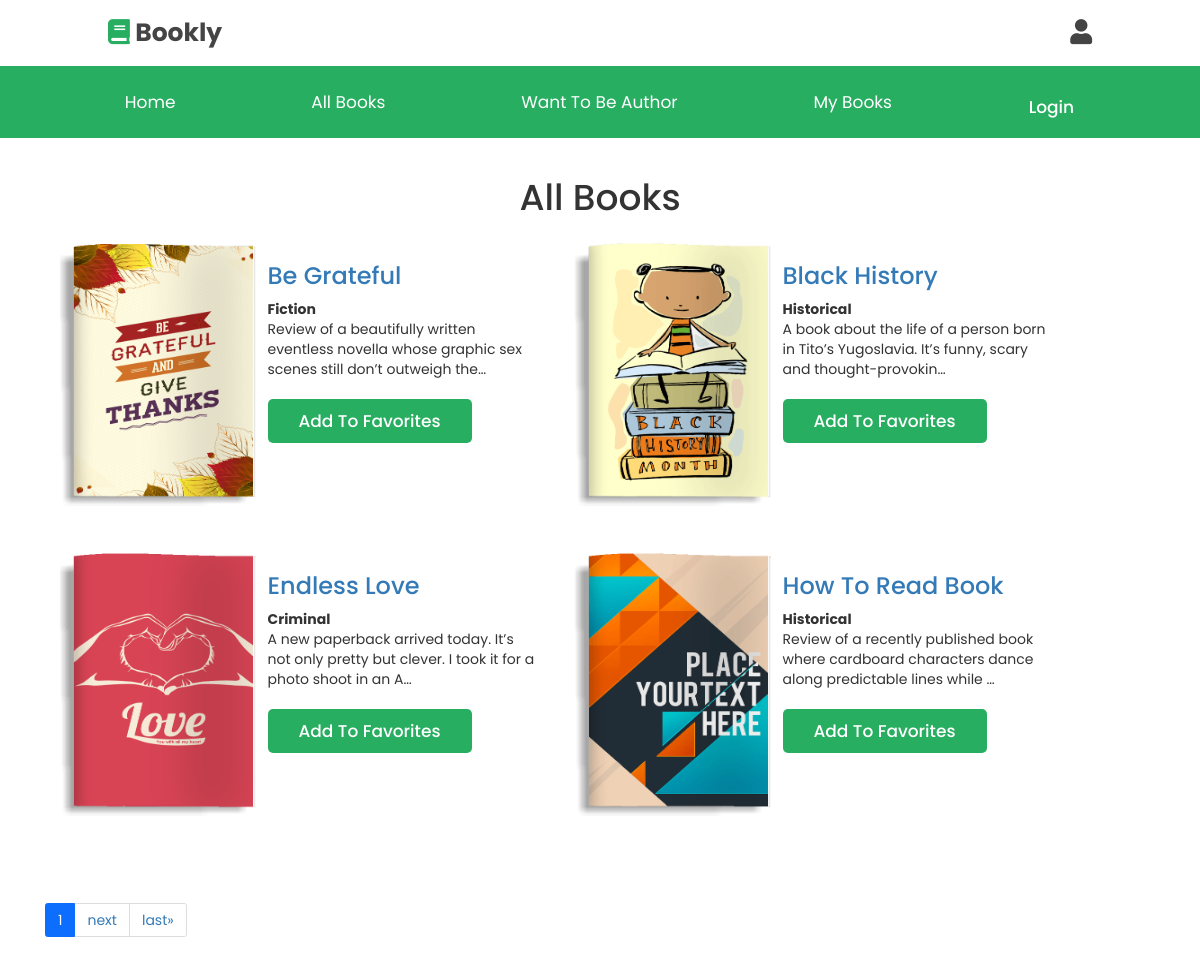
The page /books/ on the database as committed earlier.
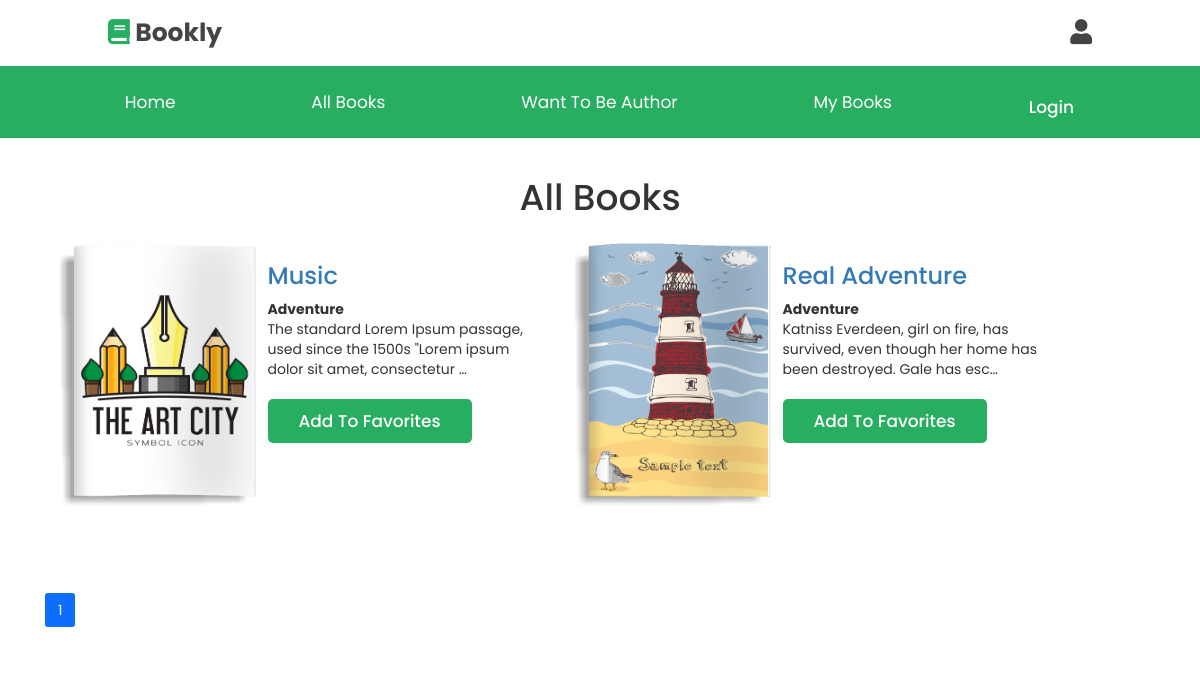
The same page on the database as committed later.
### main_app/models.py (models this page shows, shortened)
class Book(models.Model):
    category = models.ForeignKey(Category, on_delete=models.CASCADE, related_name="books")
    name = models.CharField(max_length=50, unique=True)
    author = models.CharField(max_length=50)
    description = models.TextField()
    cover = models.ImageField(upload_to="images/")
    price = models.DecimalField(max_digits=6, decimal_places=2)
    discount_price = models.DecimalField(max_digits=6, decimal_places=2, null=True, blank=True)
    slug = models.SlugField(max_length=250, unique=True)
    is_active = models.BooleanField(default=True)
    is_new = models.BooleanField(default=False)
    created_at = models.DateTimeField(default=timezone.now)

class Category(models.Model):
    title = models.CharField(max_length=25)
    slug = models.SlugField(max_length=150, unique=True)
    class Meta:
        ordering = ["title"]
        verbose_name = "category"
        verbose_name_plural = "categories"

### main_app/views.py (the view)
# urls.py: path("books/", views.BooksView.as_view(), name="list"),
class BooksView(View):
    def get(self, request):
        books = Book.objects.all().order_by('slug')
        search_query = request.GET.get('q', '')
        if search_query:
            books = books.filter(
                Q(name__icontains=search_query) |
                Q(category__title__icontains=search_query)
                ).distinct()
        page_size = request.GET.get('page_size', 4)
        paginator = Paginator(books, page_size)
        page_num = request.GET.get('page', 1)
        page_obj = paginator.get_page(page_num)
        return render(request,"book/list.html",{"page_obj": page_obj, "search_query": search_query})

### main_app/templates/book/list.html (shortened to what this page needs)
{% extends "base.html" %}
{% block content %}
<div class="container">
    <h1 class='text-center mb-4'>All Books</h1>
    {% if page_obj %}
    <div class="row mb-5">
        {% for book in page_obj.object_list %}
            <div class="col-2 me-3 mb-5">
                <a href="{% url 'detail' book.slug %}">
                    <img class="cover-pic" src="{{ book.cover.url }}">
                </a>
            </div>
            <div class="col-3 ms-5 mt-3">
                <h3><a href="{% url 'detail' book.slug %}">{{ book.name }}</a></h3>
                <b>{{ book.category.title }}</b>
                <p>
                    {{ book.description|truncatechars:100 }}
                </p>
                <a href="{% url 'add_to_favorite' book.slug %}" class="btn">Add To Favorites</a>
            </div>
        {% endfor %}
    </div>
        <nav>
            <ul class="pagination">
                <li class="page-item active">
                    <a href="#" class="page-link">{{ page_obj.number }}</a>
                </li>
                {% if page_obj.has_next %}
                    <li class="page-item"><a class="page-link" href="?page={{ page_obj.next_page_number }}">next</a></li>
                    <li class="page-item"><a class="page-link" href="?page={{ page_obj.paginator.num_pages }}">last&raquo;</a></li>
                {% endif %}
            </ul>
        </nav>
    {% else %}
        No books found.
    {% endif %}
</div>
{% endblock %}

Rows that differ between the two databases and show on the page:
removed Book: cover (picture), name "Be Grateful", category "Fiction", description "Review of a beautifully written eventless novella whose graphic sex scenes still don’t outweigh the…"
removed Book: cover (picture), name "Black History", category "Historical", description "A book about the life of a person born in Tito’s Yugoslavia. It’s funny, scary and thought-provokin…"
removed Book: cover (picture), name "Endless Love", category "Criminal", description "A new paperback arrived today. It’s not only pretty but clever. I took it for a photo shoot in an A…"
removed Book: cover (picture), name "How To Read Book", category "Historical", description "Review of a recently published book where cardboard characters dance along predictable lines while …"
added Book: cover (picture), name "Music", category "Adventure", description "The standard Lorem Ipsum passage, used since the 1500s \"Lorem ipsum dolor sit amet, consectetur …"
added Book: cover (picture), name "Real Adventure", category "Adventure", description "Katniss Everdeen, girl on fire, has survived, even though her home has been destroyed. Gale has esc…"
Other text that changed with them:
text no longer shown: "next last»"
